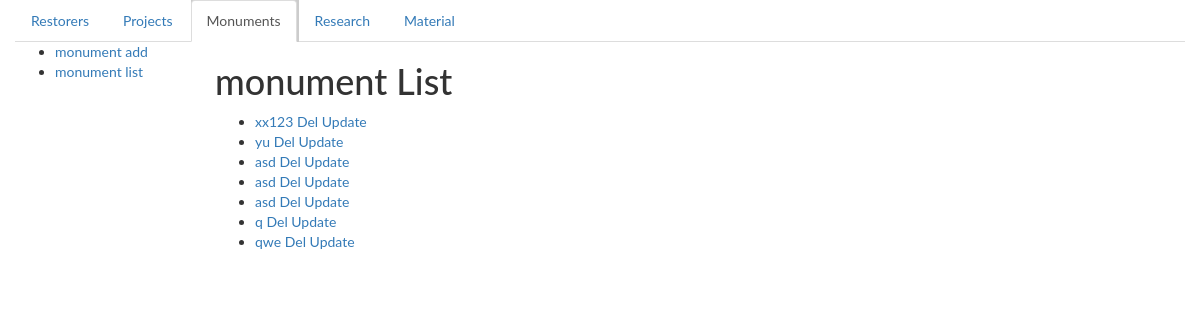
The app's page /monument/list with its own data.
### catalogWeb/models.py (models this page shows)
class Monument(AlbumMixin, models.Model):
    name = models.CharField(max_length=45)
    description = models.CharField(max_length=45)
    date = models.DateField()
    provenance = models.CharField(max_length=45)
    dimensions = models.CharField(max_length=45)
    technique = models.CharField(max_length=45)
    materials = models.ManyToManyField('Material', through='Monument2Material',
                                        blank=True)
    album = models.OneToOneField('album.Album', null=True)
    def __str__(self):
        return '%s' % self.name

### catalogWeb/views/monument.py (the view)
# urls.py: url(r'monument/list', views.monument_list, name='monumentList'),
def monument_list(request):
    monuments = Monument.objects.all()
    context = {
        'monument_list': monuments,
        'tab_name': TAB_NAME,
            }
    return render(request, 'catalogWeb/monument/monument_list.html', context)

### catalogWeb/templates/catalogWeb/monument/monument_list.html
{% extends "base_generic.html" %}
{% block sidebar %}
  <ul class="sidebar-nav">
    <li><a href="{% url 'monumentCreate' %}">monument add</a></li>
    <li><a href="{% url 'monumentList' %}">monument list</a></li>
  </ul>
{% endblock sidebar%}
{% block content %}
    <h1>monument List</h1>
    {% if monument_list %}
    <ul>
      {% for monument in monument_list %}
      <li>
          <a href="{% url 'monumentDetail' monument.id %}"> {{  monument }}</a>
          <a href="{% url 'monumentDelete' monument.id %}"> Del</a>
          <a href="{% url 'monumentUpdate' monument.id %}"> Update</a>
      </li>
      {% endfor %}
    </ul>
    {% else %}
      <p>There are no monuments.</p>
    {% endif %}
{% endblock %}

### catalogWeb/static/catalogWeb/css/mystyle.css (style rules this page uses)
body { font-family: "Lato", sans-serif; }

### records on screen
Monument: name "xx123"
Monument: name "yu"
Monument: name "asd"
Monument: name "asd"
Monument: name "asd"
Monument: name "q"
Monument: name "qwe"
